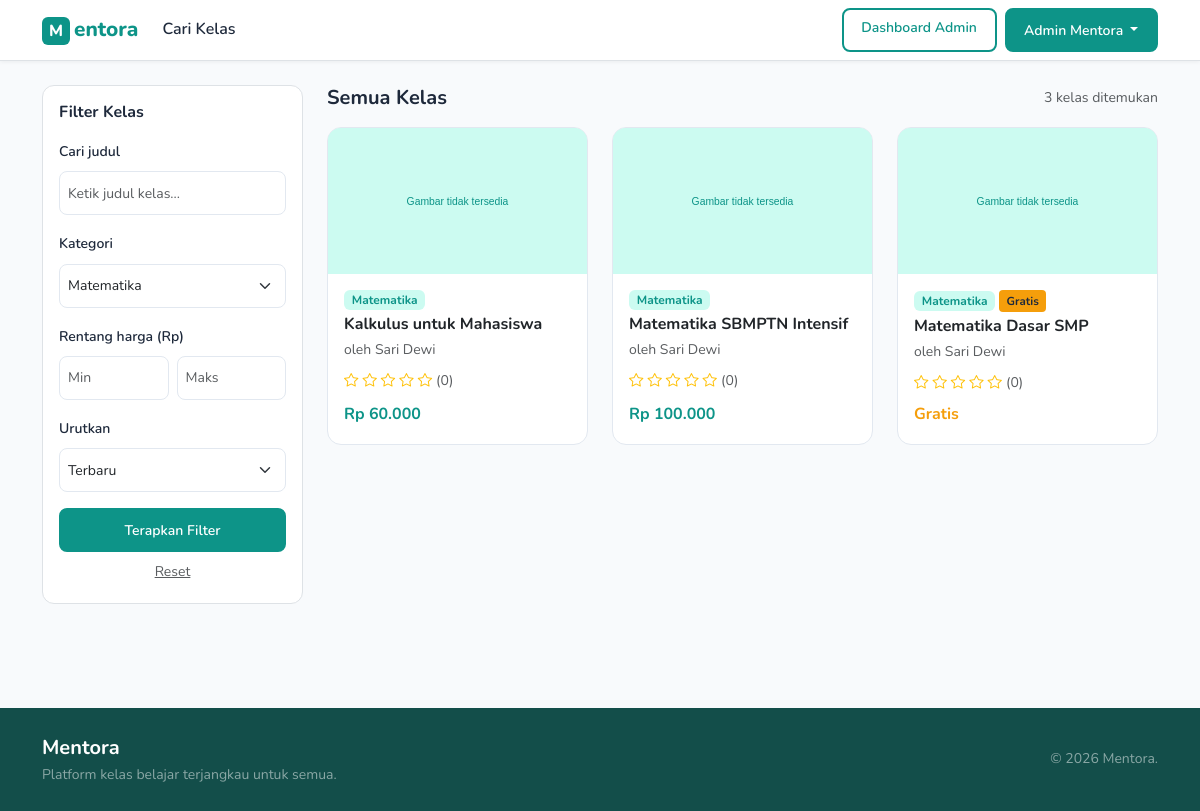
Screenshot of /kelas.php?kategori=1 (signed in) with the database file from the repository.
### tables this page shows
CREATE TABLE courses (
    id INT AUTO_INCREMENT PRIMARY KEY,
    mentor_id INT NOT NULL,
    category_id INT NOT NULL,
    judul VARCHAR(200) NOT NULL,
    deskripsi TEXT,
    harga DECIMAL(10,2) NOT NULL DEFAULT 0,
    jadwal VARCHAR(100),
    durasi VARCHAR(50),
    kuota INT NOT NULL DEFAULT 20,
    thumbnail VARCHAR(255),
    status ENUM('aktif','nonaktif') NOT NULL DEFAULT 'aktif',
    created_at DATETIME DEFAULT CURRENT_TIMESTAMP,
    FOREIGN KEY (mentor_id) REFERENCES users(id) ON DELETE RESTRICT,
    FOREIGN KEY (category_id) REFERENCES categories(id) ON DELETE RESTRICT
);

CREATE TABLE categories (
    id INT AUTO_INCREMENT PRIMARY KEY,
    nama VARCHAR(100) NOT NULL UNIQUE
);

CREATE TABLE users (
    id INT AUTO_INCREMENT PRIMARY KEY,
    nama VARCHAR(100) NOT NULL,
    email VARCHAR(150) NOT NULL UNIQUE,
    password VARCHAR(255) NOT NULL,
    role ENUM('admin','mentor','siswa') NOT NULL DEFAULT 'siswa',
    bio TEXT,
    keahlian VARCHAR(255),
    foto VARCHAR(255),
    created_at DATETIME DEFAULT CURRENT_TIMESTAMP
);

### kelas.php (the view, shortened to what this page needs)
<?php
require_once __DIR__ . '/config/db.php';
require_once __DIR__ . '/includes/functions.php';
$search   = trim($_GET['q'] ?? '');
$cat_id   = (int)($_GET['kategori'] ?? 0);
$harga_min = (float)($_GET['harga_min'] ?? 0);
$harga_max = (float)($_GET['harga_max'] ?? 999999);
$urut     = $_GET['urut'] ?? 'terbaru';
$where    = ['c.status = "aktif"'];
$params   = [];
$types    = '';
if ($cat_id) {
    $where[]  = 'c.category_id = ?';
    $params[] = $cat_id;
    $types   .= 'i';
}
$where[]  = 'c.harga >= ?';
$params[] = $harga_min;
$types   .= 'd';
$where[]  = 'c.harga <= ?';
$params[] = $harga_max;
$types   .= 'd';
$order = match($urut) {
    'harga_asc'  => 'c.harga ASC',
    'harga_desc' => 'c.harga DESC',
    'rating'     => 'avg_rating DESC',
    default      => 'c.created_at DESC',
};
$sql = '
    SELECT c.id, c.judul, c.harga, c.kuota, c.thumbnail,
           cat.nama AS kategori,
           u.nama AS mentor_nama,
           COALESCE(AVG(r.rating), 0) AS avg_rating,
           COUNT(DISTINCT r.id) AS jml_review,
           (SELECT COUNT(*) FROM order_items oi
            JOIN orders o ON o.id = oi.order_id
            WHERE oi.course_id = c.id AND o.status IN ("aktif","selesai")) AS terdaftar
    FROM courses c
    JOIN categories cat ON cat.id = c.category_id
    JOIN users u ON u.id = c.mentor_id
    LEFT JOIN reviews r ON r.course_id = c.id
    WHERE ' . implode(' AND ', $where) . '
    GROUP BY c.id
    ORDER BY ' . $order;
$stmt = $conn->prepare($sql);
if ($types) {
    $stmt->bind_param($types, ...$params);
}
$stmt->execute();
$kelas_list = $stmt->get_result()->fetch_all(MYSQLI_ASSOC);
$categories = $conn->query('SELECT * FROM categories ORDER BY nama')->fetch_all(MYSQLI_ASSOC);
include __DIR__ . '/includes/header.php';
?>
<div class="container">
    <div class="row">
        <aside class="col-lg-3 mb-4" aria-label="Filter kelas">
            <div class="bg-white border rounded p-3" style="border-radius:12px!important">
                <h2 class="fs-6 fw-700 mb-3">Filter Kelas</h2>
                <form method="get" id="formFilter">
                    <div class="mb-3">
                        <label for="q" class="form-label small">Cari judul</label>
                        <input type="text" id="q" name="q" class="form-control form-control-sm"
                            value="<?= htmlspecialchars($search) ?>" placeholder="Ketik judul kelas...">
                    </div>
                    <div class="mb-3">
                        <label for="kategori" class="form-label small">Kategori</label>
                        <select id="kategori" name="kategori" class="form-select form-select-sm">
                            <?php foreach ($categories as $c): ?>
                                <option value="<?= $c['id'] ?>" <?= $cat_id == $c['id'] ? 'selected' : '' ?>>
                                    <?= htmlspecialchars($c['nama']) ?>
                                </option>
                            <?php endforeach; ?>
                        </select>
                    </div>
                    <div class="mb-3">
                        <label class="form-label small">Rentang harga (Rp)</label>
                        <div class="d-flex gap-2">
                            <input type="number" name="harga_min" class="form-control form-control-sm"
                                placeholder="Min" min="0"
                                value="<?= $harga_min > 0 ? (int)$harga_min : '' ?>">
                            <input type="number" name="harga_max" class="form-control form-control-sm"
                                placeholder="Maks" min="0"
                                value="<?= $harga_max < 999999 ? (int)$harga_max : '' ?>">
                        </div>
                    </div>
                    <div class="mb-3">
                        <label for="urut" class="form-label small">Urutkan</label>
                        <select id="urut" name="urut" class="form-select form-select-sm">
                            <option value="terbaru" <?= $urut==='terbaru' ? 'selected' : '' ?>>Terbaru</option>
                        </select>
                    </div>
                    <button type="submit" class="btn btn-teal w-100 btn-sm">Terapkan Filter</button>
                    <a href="<?= base_url('kelas.php') ?>" class="btn btn-link w-100 btn-sm text-muted mt-1">Reset</a>
                </form>
            </div>
        </aside>
        <div class="col-lg-9">
            <div class="d-flex justify-content-between align-items-center mb-3">
                <h1 class="fs-5 fw-700 mb-0">
                    <?= $search ? 'Hasil pencarian: "' . htmlspecialchars($search) . '"' : 'Semua Kelas' ?>
                </h1>
                <span class="text-muted small"><?= count($kelas_list) ?> kelas ditemukan</span>
            </div>
            <?php if (empty($kelas_list)): ?>
                <div class="empty-state">
                    <i class="bi bi-search" aria-hidden="true"></i>
                    <p class="fs-6 fw-600">Tidak ada kelas yang cocok.</p>
                    <p class="small">Coba ubah filter atau kata kunci pencarian.</p>
                </div>
            <?php else: ?>
                <div class="row g-4">
                    <?php foreach ($kelas_list as $k): ?>
                    <div class="col-md-6 col-xl-4">
                        <article class="card-kelas">
                            <a href="<?= base_url('kelas-detail.php?id=' . $k['id']) ?>">
                                <div class="thumbnail-wrapper">
                                    <img src="<?= thumbnail_url($k['thumbnail']) ?>"
                                         alt="Thumbnail <?= htmlspecialchars($k['judul']) ?>"
                                         width="400" height="225" loading="lazy">
                                </div>
                            </a>
                            <div class="card-body d-flex flex-column p-3">
                                <div class="d-flex flex-wrap align-items-center gap-1 mb-1">
                                    <span class="badge bg-teal-light text-teal small"><?= htmlspecialchars($k['kategori']) ?></span>
                                    <?php if ($k['harga'] == 0): ?>
                                        <span class="badge-gratis">Gratis</span>
                                    <?php endif; ?>
                                </div>
                                <h3 class="fs-6 fw-700 mb-1">
                                    <a href="<?= base_url('kelas-detail.php?id=' . $k['id']) ?>"
                                       class="text-dark text-decoration-none">
                                        <?= htmlspecialchars($k['judul']) ?>
                                    </a>
                                </h3>
                                <p class="text-muted small mb-2">oleh <?= htmlspecialchars($k['mentor_nama']) ?></p>
                                <div class="d-flex align-items-center gap-1 mb-2">
                                    <?= rating_stars(round($k['avg_rating'])) ?>
                                    <span class="text-muted small">(<?= $k['jml_review'] ?>)</span>
                                </div>
                                <div class="mt-auto fw-700 text-teal">
                                    <?= $k['harga'] > 0 ? format_rupiah($k['harga']) : '<span style="color:var(--amber)">Gratis</span>' ?>
                                </div>
                            </div>
                        </article>
                    </div>
                    <?php endforeach; ?>
                </div>
            <?php endif; ?>
        </div>
    </div>
</div>
<?php include __DIR__ . '/includes/footer.php'; ?>

### includes/header.php (shortened to what this page needs)
<!DOCTYPE html>
<html lang="id">
<head>
    <link rel="stylesheet" href="https://cdn.jsdelivr.net/npm/bootstrap@5.3.2/dist/css/bootstrap.min.css">
    <link rel="stylesheet" href="https://cdn.jsdelivr.net/npm/bootstrap-icons@1.11.3/font/bootstrap-icons.css">
    <link rel="stylesheet" href="<?= base_url('assets/css/style.css') ?>">
</head>
<body>
<header>
<?php
$brand_target = 'index.php';
if (!empty($_SESSION['user_id'])) {
    $brand_target = match($_SESSION['role']) {
        'admin'  => 'admin/dashboard.php',
        'mentor' => 'mentor/dashboard.php',
        default  => 'home.php',
    };
}
?>
<nav class="navbar navbar-expand-lg navbar-light bg-white border-bottom sticky-top" aria-label="Navigasi utama">
    <div class="container">
        <a class="navbar-brand fw-800 text-teal" href="<?= base_url($brand_target) ?>">
            <span class="brand-icon" aria-hidden="true">M</span>entora
        </a>
        <div class="collapse navbar-collapse" id="navMain">
            <ul class="navbar-nav me-auto mb-2 mb-lg-0">
                <li class="nav-item">
                    <a class="nav-link" href="<?= base_url('kelas.php') ?>">Cari Kelas</a>
                </li>
            </ul>
            <div class="d-flex align-items-center gap-2">
                <?php if (!empty($_SESSION['user_id'])): ?>
                    <?php if ($_SESSION['role'] === 'admin'): ?>
                        <a href="<?= base_url('admin/dashboard.php') ?>" class="btn btn-sm btn-outline-teal">Dashboard Admin</a>
                    <?php elseif ($_SESSION['role'] === 'mentor'): ?>
                        <a href="<?= base_url('mentor/dashboard.php') ?>" class="btn btn-sm btn-outline-teal">Dashboard Mentor</a>
                    <?php endif; ?>
                    <div class="dropdown">
                        <button class="btn btn-sm btn-teal dropdown-toggle" type="button"
                            id="userMenuBtn" data-bs-toggle="dropdown" aria-expanded="false">
                            <?= htmlspecialchars($_SESSION['nama']) ?>
                        </button>
                    </div>
                <?php else: ?>
                    <a href="<?= base_url('auth/login.php') ?>" class="btn btn-sm btn-outline-teal">Masuk</a>
                    <a href="<?= base_url('auth/register.php') ?>" class="btn btn-sm btn-teal">Daftar</a>
                <?php endif; ?>
            </div>
        </div>
    </div>
</nav>
</header>
<main class="main-content">

### includes/functions.php (shortened to what this page needs)
<?php
function base_url($path = '') {
    $protocol = (!empty($_SERVER['HTTPS']) && $_SERVER['HTTPS'] !== 'off') ? 'https' : 'http';
    $host = $_SERVER['HTTP_HOST'] ?? 'localhost';
    $script = str_replace('\\', '/', $_SERVER['SCRIPT_NAME'] ?? '');
    $pos = strpos($script, '/mentora');
    $root = ($pos !== false) ? substr($script, 0, $pos + 8) : '';
    return $protocol . '://' . $host . $root . ($path ? '/' . ltrim($path, '/') : '');
}
function format_rupiah($angka) {
    return 'Rp ' . number_format((float)$angka, 0, ',', '.');
}
function rating_stars($rating) {
    $html = '';
    for ($i = 1; $i <= 5; $i++) {
        $html .= $i <= $rating
            ? '<i class="bi bi-star-fill text-warning" aria-hidden="true"></i>'
            : '<i class="bi bi-star text-warning" aria-hidden="true"></i>';
    }
    return $html;
}
function thumbnail_url($file) {
    return base_url('assets/img/no-thumbnail.svg');
}

### includes/footer.php (shortened to what this page needs)
</main>
<footer class="footer bg-dark-teal text-white mt-5 py-4">
    <div class="container">
        <div class="row align-items-center">
            <div class="col-md-6 mb-2 mb-md-0">
                <span class="fw-700 fs-5">Mentora</span>
                <p class="mb-0 text-white-50 small">Platform kelas belajar terjangkau untuk semua.</p>
            </div>
            <div class="col-md-6 text-md-end">
                <p class="mb-0 text-white-50 small">&copy; <?= date('Y') ?> Mentora.</p>
            </div>
        </div>
    </div>
</footer>
</body>
</html>

### assets/css/style.css (style rules this page uses)
:root { --teal: #0d9488; --teal-dark: #0f766e; --teal-light: #ccfbf1; --amber: #f59e0b; --amber-dark: #d97706; --text: #1e293b; --text-muted: #64748b; --bg: #f8fafc; --white: #ffffff; --border: #e2e8f0; --radius: 8px; --radius-lg: 14px; }
*, *::before, *::after { box-sizing: border-box; }
body { font-family: 'Nunito', system-ui, sans-serif; color: var(--text); background: var(--bg); line-height: 1.6; }
h1, h2, h3, h4, h5, h6 { font-weight: 700; line-height: 1.3; }
.fw-800 { font-weight: 800; }
.fw-700 { font-weight: 700; }
.brand-icon { display: inline-flex; align-items: center; justify-content: center; width: 28px; height: 28px; background: var(--teal); color: #fff; border-radius: 6px; font-weight: 800; font-size: 16px; margin-right: 4px; vertical-align: middle; }
.text-teal { color: var(--teal) !important; }
.bg-teal-light { background: var(--teal-light) !important; }
.bg-dark-teal { background: #134e4a !important; }
a[href], button, summary, select, input[type="checkbox"], input[type="radio"], label[for="imgPreviewInput"], [role="button"], [role="tab"], .upload-area, .btn { cursor: pointer; }
.btn-teal { background: var(--teal); color: #fff; border: 2px solid var(--teal); border-radius: var(--radius); font-weight: 600; padding: 0.45rem 1.1rem; transition: background .18s, border-color .18s; min-height: 44px; }
.btn-outline-teal { background: transparent; color: var(--teal); border: 2px solid var(--teal); border-radius: var(--radius); font-weight: 600; padding: 0.45rem 1.1rem; transition: background .18s, color .18s; min-height: 44px; }
.navbar-brand { font-size: 1.3rem; text-decoration: none; }
.navbar { box-shadow: 0 1px 4px rgba(0,0,0,.06); }
.nav-link { color: var(--text); font-weight: 600; }
.main-content { min-height: 70vh; padding-top: 1.5rem; padding-bottom: 2rem; }
.card-kelas { position: relative; background: var(--white); border: 1px solid var(--border); border-radius: var(--radius-lg); overflow: hidden; transition: box-shadow .18s, transform .18s; display: flex; flex-direction: column; height: 100%; }
.card-kelas .card-body { flex: 1; }
.thumbnail-wrapper { position: relative; aspect-ratio: 16/9; background: var(--teal-light); overflow: hidden; }
.thumbnail-wrapper img { width: 100%; height: 100%; object-fit: cover; }
.badge-gratis { background: var(--amber); color: #1e293b; font-size: .72rem; font-weight: 700; border-radius: 4px; padding: 2px 7px; }
.form-control, .form-select { border-radius: var(--radius); border: 1.5px solid var(--border); font-family: 'Nunito', sans-serif; min-height: 44px; }
label { font-weight: 600; }
.bi-star-fill, .bi-star { font-size: 0.9rem; }

### rows the page displays
courses: category.nama "Matematika", judul "Kalkulus untuk Mahasiswa", mentor.nama "Sari Dewi", jml_review "0", harga "Rp 60.000"
courses: category.nama "Matematika", judul "Matematika SBMPTN Intensif", mentor.nama "Sari Dewi", jml_review "0", harga "Rp 100.000"
courses: category.nama "Matematika", harga "Gratis", judul "Matematika Dasar SMP", mentor.nama "Sari Dewi", jml_review "0"

### other values shown
$_SESSION['nama'] "Admin Mentora"
count($kelas_list) "3"
form field kategori "Matematika"
